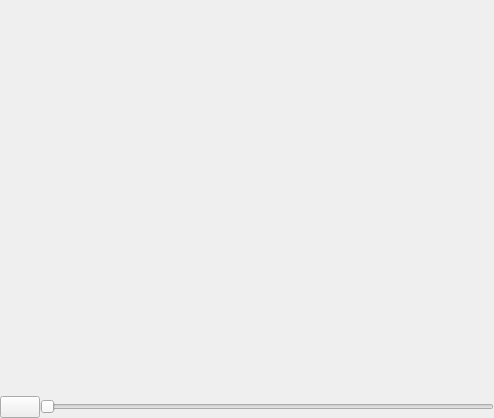
<ui version="4.0" >
 <class>ImageSequenceWidget</class>
 <widget class="QWidget" name="ImageSequenceWidget" >
  <property name="geometry" >
   <rect>
    <x>0</x>
    <y>0</y>
    <width>494</width>
    <height>418</height>
   </rect>
  </property>
  <property name="windowTitle" >
   <string>Form</string>
  </property>
  <layout class="QVBoxLayout" >
   <property name="margin" >
    <number>0</number>
   </property>
   <property name="spacing" >
    <number>0</number>
   </property>
   <item>
    <widget class="QLabel" name="mImageLabel" >
     <property name="text" >
      <string/>
     </property>
    </widget>
   </item>
   <item>
    <layout class="QHBoxLayout" >
     <property name="margin" >
      <number>0</number>
     </property>
     <property name="spacing" >
      <number>0</number>
     </property>
     <item>
      <widget class="QPushButton" name="mPlayButton" >
       <property name="text" >
        <string/>
       </property>
       <property name="icon" >
        <iconset>images/player_play.png</iconset>
       </property>
      </widget>
     </item>
     <item>
      <widget class="QSlider" name="mSlider" >
       <property name="orientation" >
        <enum>Qt::Horizontal</enum>
       </property>
      </widget>
     </item>
    </layout>
   </item>
  </layout>
 </widget>
 <resources/>
 <connections/>
</ui>
